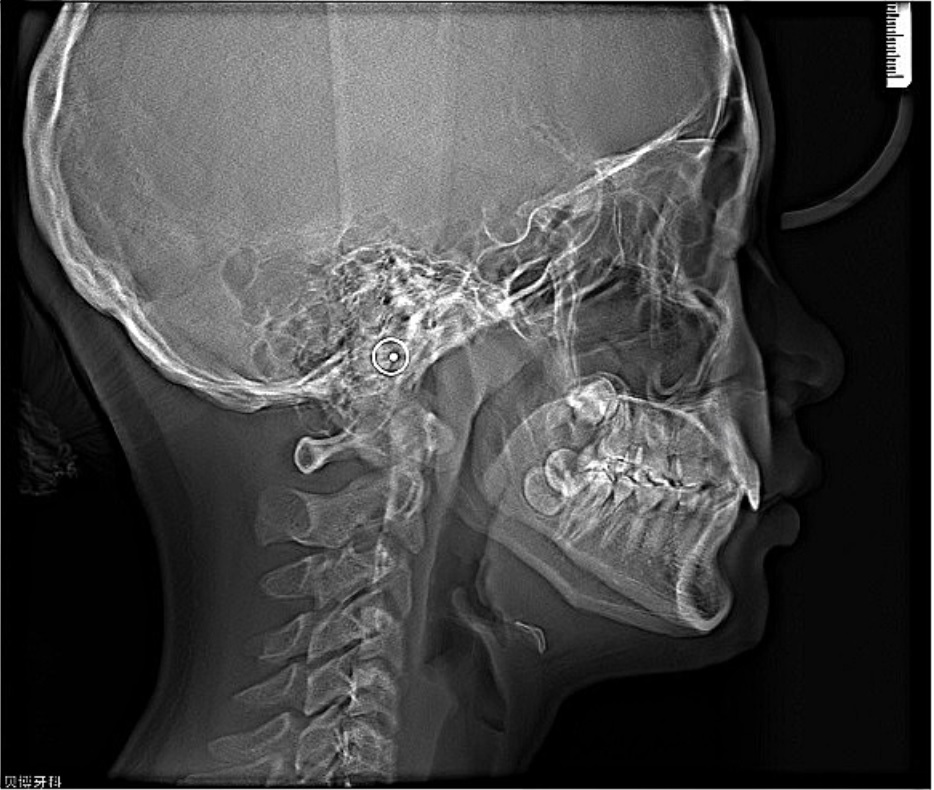
#> input picture Day004/python/img/14.jpg, 934 x 790 px
$ python '医学CT关键点定位.py'
#> lines starting #> are read from the running program, lines starting #| are printed output that depends on the picture; after the words box and inside, x2 and y2 are one past the last pixel; in counts of white or black regions, pixels touching at a corner belong together
import cv2

img=cv2.imread("../img/14.jpg")
#> img is the input picture: shape (790, 934, 3); mean B, G, R 71.3, 71.3, 71.3
#对原图做高亮处理
img=cv2.convertScaleAbs(img,alpha=6,beta=0)
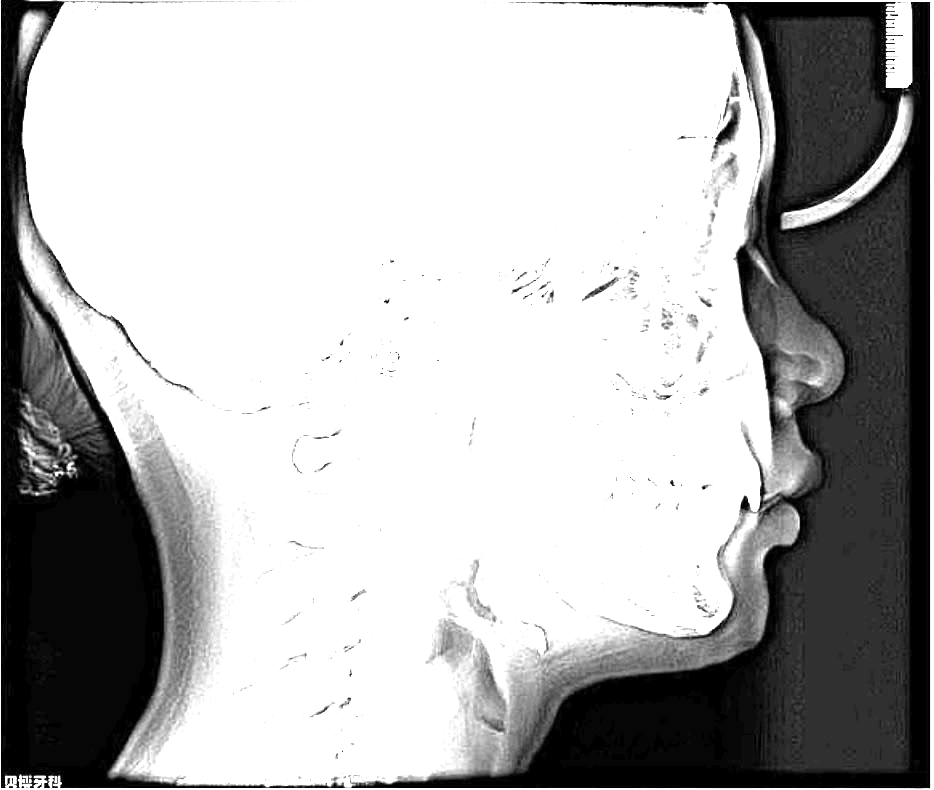
#> img: shape (790, 934, 3); min 0, max 255, mean 179.1
#高斯模糊
img=cv2.GaussianBlur(img,(5,5),0)

ret,img=cv2.threshold(img,80,255,cv2.THRESH_BINARY)
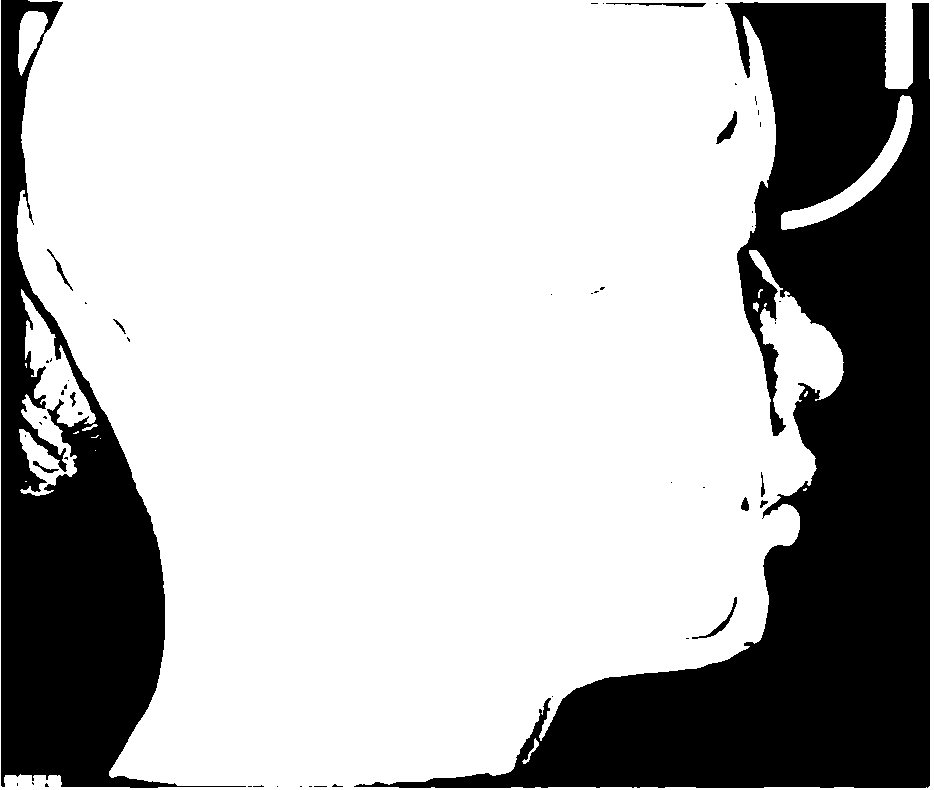
#> img: shape (790, 934, 3); 71.9% white; 53 black regions (41 under 20 px), largest, box (x1, y1, x2, y2) and area: (354, 2, 930, 788) 143898, (1, 0, 246, 788) 62330, (716, 111, 737, 144) 255
kernel=cv2.getStructuringElement(cv2.MORPH_RECT,(5,5))
img=cv2.morphologyEx(img,cv2.MORPH_CLOSE,kernel,iterations=5)
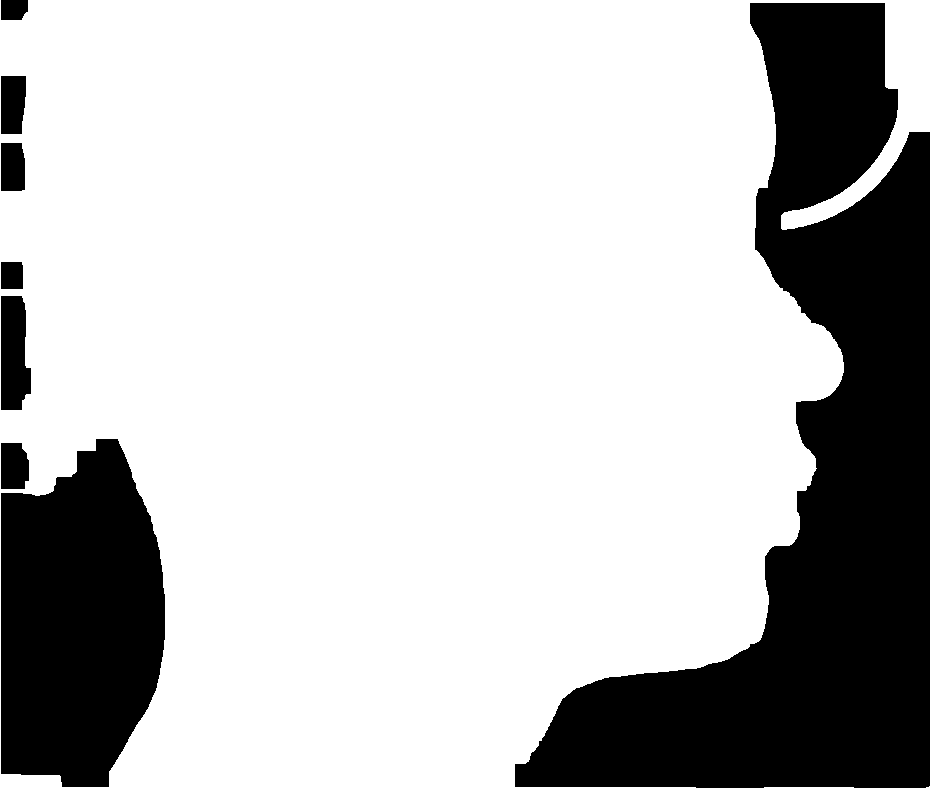
#> img: shape (790, 934, 3); 74.4% white; 8 black regions, largest, box (x1, y1, x2, y2) and area: (515, 3, 930, 788) 135139, (1, 439, 165, 787) 45782, (1, 296, 31, 410) 2876

img=cv2.Canny(img,50,150)
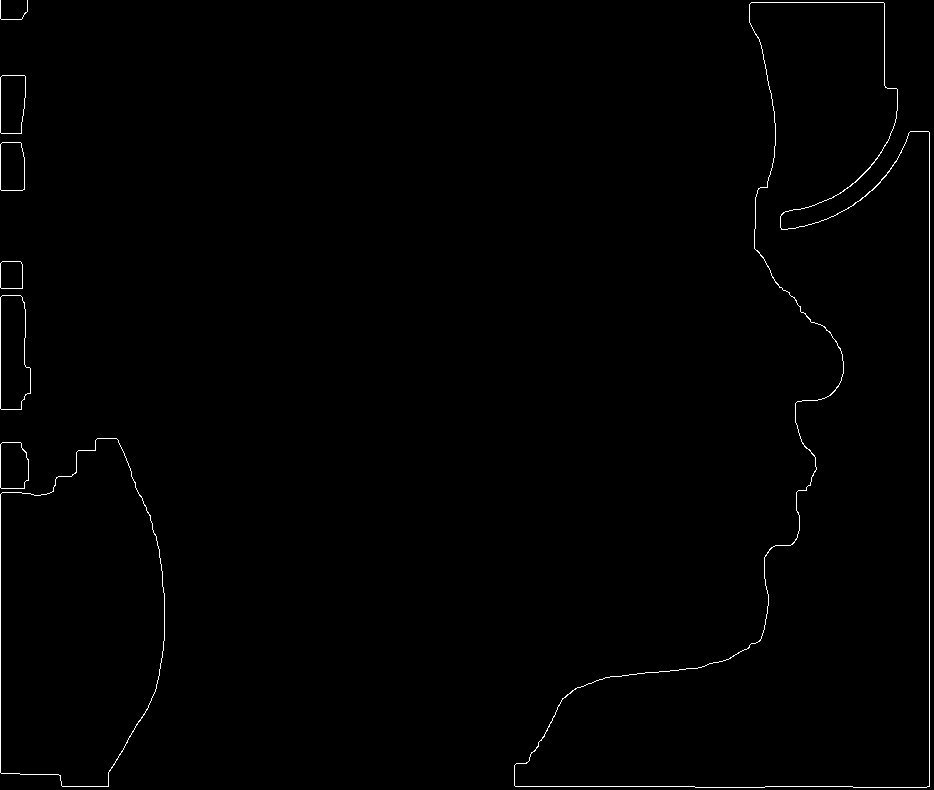
#> img: shape (790, 934); 0.62% white in thin lines or dots
cv2.imshow("src",img)
cv2.waitKey(0)
cv2.destroyAllWindows()

$ run again, with Day004/python/img/10.jpg copied over Day004/python/img/14.jpg
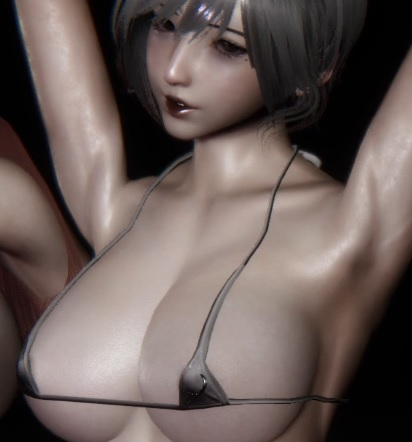
#> input picture Day004/python/img/10.jpg, 412 x 442 px
#> img is the input picture: shape (442, 412, 3); mean B, G, R 88.6, 92.3, 105.7
#> `img=cv2.morphologyEx(img,cv2.MORPH_CLOSE,kernel,iterations=5)`:
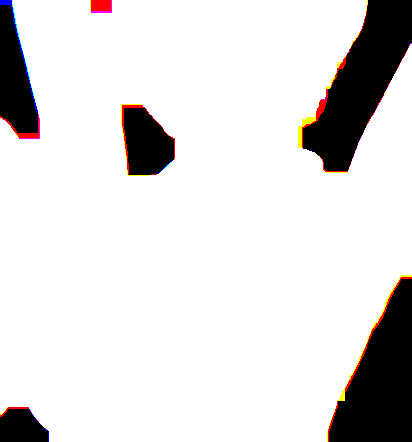
#> img: shape (442, 412, 3); mean B, G, R 218.9, 219.2, 221.2
#> `img=cv2.Canny(img,50,150)`:
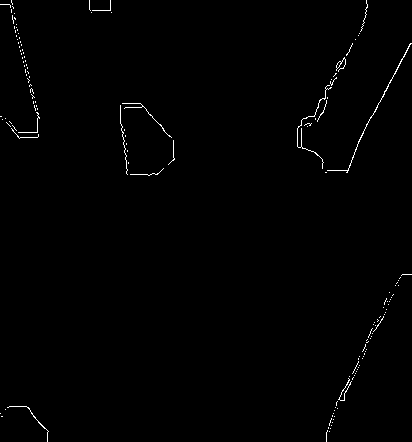
#> img: shape (442, 412); 0.7% white in thin lines or dots

$ run again, with Day004/python/img/11.jpg copied over Day004/python/img/14.jpg
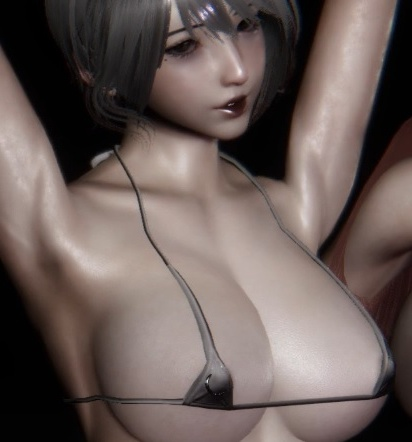
#> input picture Day004/python/img/11.jpg, 412 x 442 px
#> img is the input picture: shape (442, 412, 3); mean B, G, R 88.5, 92.3, 105.8
#> `img=cv2.morphologyEx(img,cv2.MORPH_CLOSE,kernel,iterations=5)`:
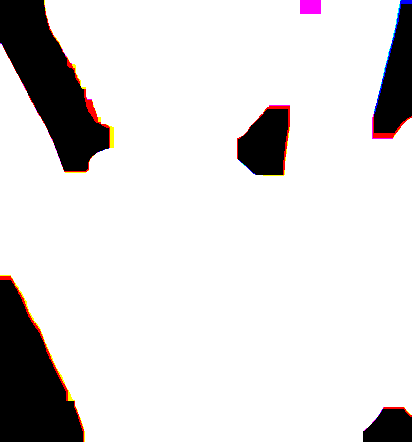
#> img: shape (442, 412, 3); mean B, G, R 219.4, 219.2, 221.3
#> `img=cv2.Canny(img,50,150)`:
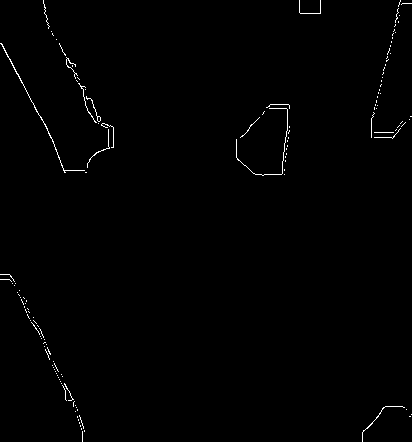
#> img: shape (442, 412); 0.69% white in thin lines or dots
